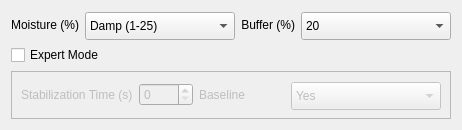
             <widget class="QWidget" name="options">
              <attribute name="title">
               <string>Options</string>
              </attribute>
              <layout class="QVBoxLayout" name="verticalLayout_8">
               <item>
                <layout class="QHBoxLayout" name="options_horizontal_layout" stretch="1,1,0,0">
                 <item>
                  <widget class="QLabel" name="moisture_label">
                   <property name="sizePolicy">
                    <sizepolicy hsizetype="Expanding" vsizetype="Expanding">
                     <horstretch>0</horstretch>
                     <verstretch>0</verstretch>
                    </sizepolicy>
                   </property>
                   <property name="minimumSize">
                    <size>
                     <width>0</width>
                     <height>26</height>
                    </size>
                   </property>
                   <property name="maximumSize">
                    <size>
                     <width>100</width>
                     <height>26</height>
                    </size>
                   </property>
                   <property name="text">
                    <string>Moisture (%)</string>
                   </property>
                   <property name="alignment">
                    <set>Qt::AlignmentFlag::AlignRight|Qt::AlignmentFlag::AlignTrailing|Qt::AlignmentFlag::AlignVCenter</set>
                   </property>
                  </widget>
                 </item>
                 <item>
                  <widget class="QComboBox" name="moisture_combobox">
                   <property name="minimumSize">
                    <size>
                     <width>150</width>
                     <height>28</height>
                    </size>
                   </property>
                   <property name="maximumSize">
                    <size>
                     <width>150</width>
                     <height>26</height>
                    </size>
                   </property>
                   <property name="styleSheet">
                    <string notr="true">b</string>
                   </property>
                   <property name="currentIndex">
                    <number>1</number>
                   </property>
                   <property name="frame">
                    <bool>true</bool>
                   </property>
                   <item>
                    <property name="text">
                     <string>Dry (0)</string>
                    </property>
                   </item>
                   <item>
                    <property name="text">
                     <string>Damp (1-25)</string>
                    </property>
                   </item>
                   <item>
                    <property name="text">
                     <string>Moist (26-70)</string>
                    </property>
                   </item>
                   <item>
                    <property name="text">
                     <string>Wet (51-75)</string>
                    </property>
                   </item>
                   <item>
                    <property name="text">
                     <string>Saturated (76-99)</string>
                    </property>
                   </item>
                  </widget>
                 </item>
                 <item>
                  <widget class="QLabel" name="buffer_range_label">
                   <property name="sizePolicy">
                    <sizepolicy hsizetype="Expanding" vsizetype="Expanding">
                     <horstretch>0</horstretch>
                     <verstretch>0</verstretch>
                    </sizepolicy>
                   </property>
                   <property name="minimumSize">
                    <size>
                     <width>0</width>
                     <height>26</height>
                    </size>
                   </property>
                   <property name="maximumSize">
                    <size>
                     <width>100</width>
                     <height>26</height>
                    </size>
                   </property>
                   <property name="text">
                    <string>Buffer (%)</string>
                   </property>
                   <property name="alignment">
                    <set>Qt::AlignmentFlag::AlignRight|Qt::AlignmentFlag::AlignTrailing|Qt::AlignmentFlag::AlignVCenter</set>
                   </property>
                  </widget>
                 </item>
                 <item>
                  <widget class="QComboBox" name="buffer_range_combobox">
                   <property name="minimumSize">
                    <size>
                     <width>150</width>
                     <height>28</height>
                    </size>
                   </property>
                   <property name="maximumSize">
                    <size>
                     <width>150</width>
                     <height>26</height>
                    </size>
                   </property>
                   <property name="styleSheet">
                    <string notr="true">b</string>
                   </property>
                   <property name="frame">
                    <bool>true</bool>
                   </property>
                   <item>
                    <property name="text">
                     <string>20</string>
                    </property>
                   </item>
                   <item>
                    <property name="text">
                     <string>30</string>
                    </property>
                   </item>
                   <item>
                    <property name="text">
                     <string>40</string>
                    </property>
                   </item>
                   <item>
                    <property name="text">
                     <string>50</string>
                    </property>
                   </item>
                  </widget>
                 </item>
                </layout>
               </item>
               <item>
                <widget class="QCheckBox" name="advanced_parameters_checkbox">
                 <property name="text">
                  <string>Expert Mode</string>
                 </property>
                </widget>
               </item>
               <item>
                <widget class="QFrame" name="options_frame">
                 <property name="enabled">
                  <bool>false</bool>
                 </property>
                 <property name="frameShape">
                  <enum>QFrame::Shape::StyledPanel</enum>
                 </property>
                 <property name="frameShadow">
                  <enum>QFrame::Shadow::Raised</enum>
                 </property>
                 <layout class="QHBoxLayout" name="horizontalLayout_10">
                  <item>
                   <widget class="QLabel" name="stabilization_time_label">
                    <property name="text">
                     <string>Stabilization Time (s)</string>
                    </property>
                   </widget>
                  </item>
                  <item>
                   <widget class="QSpinBox" name="StabilizationTimeEditField">
                    <property name="maximum">
                     <number>1000</number>
                    </property>
                   </widget>
                  </item>
                  <item>
                   <widget class="QLabel" name="baseline_label">
                    <property name="sizePolicy">
                     <sizepolicy hsizetype="Expanding" vsizetype="Expanding">
                      <horstretch>0</horstretch>
                      <verstretch>0</verstretch>
                     </sizepolicy>
                    </property>
                    <property name="minimumSize">
                     <size>
                      <width>0</width>
                      <height>26</height>
                     </size>
                    </property>
                    <property name="maximumSize">
                     <size>
                      <width>100</width>
                      <height>26</height>
                     </size>
                    </property>
                    <property name="text">
                     <string>Baseline</string>
                    </property>
                   </widget>
                  </item>
                  <item>
                   <widget class="QComboBox" name="baseline_combobox">
                    <property name="minimumSize">
                     <size>
                      <width>150</width>
                      <height>28</height>
                     </size>
                    </property>
                    <property name="maximumSize">
                     <size>
                      <width>150</width>
                      <height>26</height>
                     </size>
                    </property>
                    <property name="styleSheet">
                     <string notr="true">b</string>
                    </property>
                    <property name="frame">
                     <bool>true</bool>
                    </property>
                    <item>
                     <property name="text">
                      <string>Yes</string>
                     </property>
                    </item>
                    <item>
                     <property name="text">
                      <string>No</string>
                     </property>
                    </item>
                   </widget>
                  </item>
                 </layout>
                </widget>
               </item>
              </layout>
             </widget>
